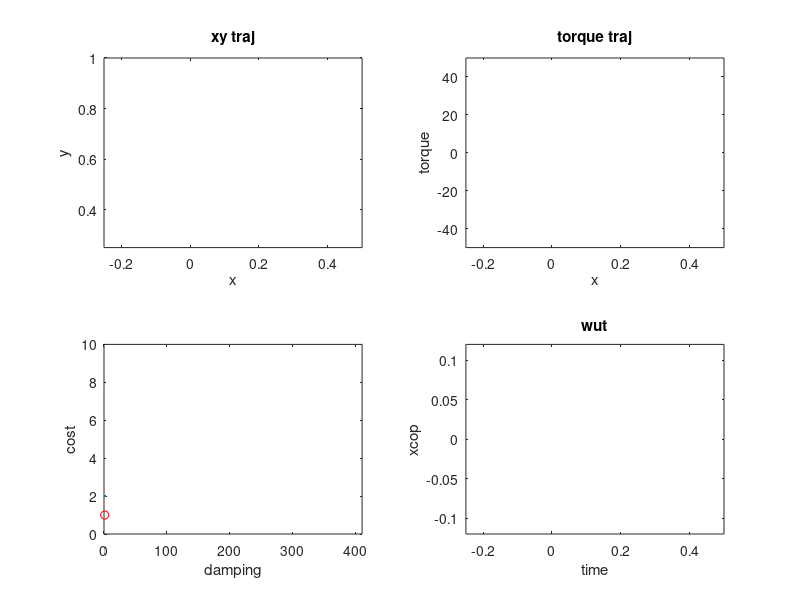

The MATLAB source for this figure: (Note: this script raises an error after producing the figure.)
% MHector

% 6.5.18
% COL analysis
clc; clear; close all
record_video = 0;
if record_video==1
    v=VideoWriter('torques_over_damping','MPEG-4');
    v.FrameRate=10;
    open(v);
end
strucc = dir('C:\\Users\mike-\Documents\DRL\collocation\opt_results\damping_results\opt_damping_*');%dir('D:\Documents\DRL\slip_opt\opt_results\damping_results\opt_damping_*'); %dir('C:\\Users\mike-\Documents\DRL\collocation\opt_results\damping_results\opt_damping_*');

cmax = 410;
fig = figure;
hold on
subplot(2,2,1); an1 = plot(1,1);
axis([-0.25, .5, .25, 1]); title('xy traj'); xlabel('x'); ylabel('y');
subplot(2,2,2); an2 = plot(1,1); hold on; an22 = plot(2,2);
axis([-.25, .5, -50, 50]); title('torque traj'); xlabel('x'); ylabel('torque');
subplot(2,2,3); an3 = plot(1,1,'ro'); hold on; an32 = plot(2,2);
axis([0,cmax, 0, 10]); xlabel('damping'); ylabel('cost');
subplot(2,2,4); an4 = plot(1,1);
axis([-.25, .5, -.12, .12]); xlabel('x'); ylabel('xcop')
% an2 = plot(2,2);
title1 = title('wut');
% axis([-0.25, 0.25, .1, .9])

% legend('leg torque', 'ankle torque')
xlabel('time')
% ylabel('torque')

for i = 1:length(strucc)
    filename = strucc(i).name;
    filename = strcat('C:\\Users\mike-\Documents\DRL\collocation\opt_results\damping_results\', filename); %strcat('D:\Documents\DRL\slip_opt\opt_results\damping_results\', filename); 
    load(filename)
    results{i} = opt_results;
    c(i) = opt_results.c;
    if opt_results.c == 30
        pause
    end
end
[c_sorted,i] = sort(c);

q=1;
for k = 1:length(i)
    results_sorted_c{k} = results{i(k)};
    flags(k) = results{i(k)}.flag;
    if results{i(k)}.flag > 0
        c_graph(q) = results{i(k)}.c;
        cost_graph(q) = results{i(k)}.cost;
        q = q+1;
    end
end
an32.XData = c_graph;
an32.YData = cost_graph;
for i = 1:numel(results)
    %Make energy shared figure
    energy_leg(i) = sum(results_sorted_c{i}.Tleg.^2);
    energy_ankle(i) = sum(results_sorted_c{i}.Tankle.^2);
    
    if results_sorted_c{i}.flag > 0
        time = results_sorted_c{i}.t;
        leg_response = results_sorted_c{i}.Tleg;
        ankle_response = results_sorted_c{i}.Tankle;
        x = results_sorted_c{i}.x;
        y = results_sorted_c{i}.y;
        r = results_sorted_c{i}.r;
        k = results_sorted_c{i}.k;
        xcop = -ankle_response .* r ./(k .*(results_sorted_c{i}.r0 -r).* y);
        
        if max(leg_response) > 49.9
%             pause
        end

        an1.XData = x;
        an1.YData = y;

        an2.XData = x;
        an2.YData = ankle_response;  
        
        an22.XData = x;
        an22.YData = leg_response; 
        
        an3.XData = results_sorted_c{i}.c;
        an3.YData = results_sorted_c{i}.cost;
        
        an4.XData = x;
        an4.YData = xcop;

        drawnow
        title1.String = ['damping = ', num2str(floor(results_sorted_c{i}.c))];
%         pause(.05)
        if record_video==1
            F=getframe(gcf);
            writeVideo(v,F);
        end
    end
end

if record_video == 1
    close(v)
end

%Make energy shared figure
[cUnique, indUnique] = unique(c);
% barArray = [energy_leg(indUnique)' energy_ankle(indUnique)']; 
% figure
% abar = bar(cUnique',barArray, 'stacked');
figure;
plot(cUnique, energy_leg(indUnique)); hold on; 
plot(cUnique, energy_ankle(indUnique),'r');
a = line([71 71],[0, 12*10^4]); a.LineStyle = '--';
xlabel('Damping')
ylabel('Energy')
legend('Leg energy', 'Ankle energy','Leg begins saturation')
title('Optimal energies of actuators through stance')
% a.Color = 'k';
% figure
% subplot(2,2,1)
% 
% plot(c,flag,'bo')
% title('fmincon ending state flag')
% subplot(2,2,2)
% 
% plot(c,cost,'bo')
% title('cost')
% subplot(2,2,3)
% 
% plot(c,leg_response,'bo'); hold on
% plot(c,ankle_response,'ro')
% title('torque squared')
